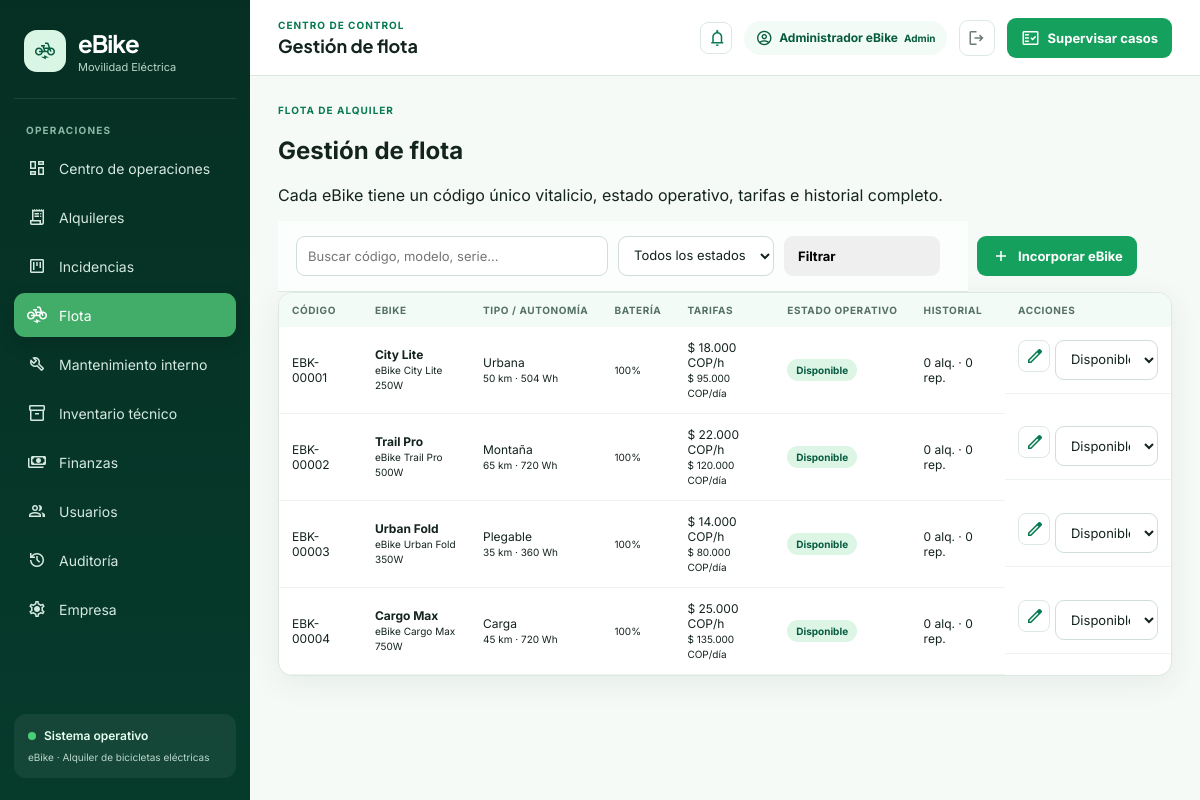
Page /bicicletas.php (signed in) on the committed database.
### tables this page shows
CREATE TABLE IF NOT EXISTS bicicletas (
    id_bicicleta INT AUTO_INCREMENT PRIMARY KEY,
    codigo VARCHAR(50) NOT NULL UNIQUE,
    modelo VARCHAR(120) NOT NULL,
    nombre VARCHAR(120) NULL,
    foto VARCHAR(255) NULL,
    descripcion TEXT NULL,
    caracteristicas TEXT NULL,
    autonomia_km INT NOT NULL DEFAULT 0,
    capacidad_bateria_wh INT NOT NULL DEFAULT 0,
    nivel_bateria TINYINT NOT NULL DEFAULT 100,
    precio_hora DECIMAL(10,2) NOT NULL DEFAULT 15000,
    precio_dia DECIMAL(10,2) NOT NULL DEFAULT 90000,
    estado_operativo ENUM('disponible','reservada','alquilada','en_mantenimiento','en_revision','fuera_de_servicio')
        NOT NULL DEFAULT 'disponible',
    fecha_incorporacion DATETIME NULL,
    marca VARCHAR(100) DEFAULT 'eBike',
    cliente VARCHAR(120) NULL,
    telefono_cliente VARCHAR(30) NULL,
    id_usuario INT NULL,
    tipo_bicicleta VARCHAR(80) DEFAULT 'Urbana',
    numero_serie VARCHAR(100) NULL,
    color VARCHAR(50) NULL,
    activa TINYINT(1) NOT NULL DEFAULT 1,
    creado_en DATETIME DEFAULT CURRENT_TIMESTAMP,
    FOREIGN KEY (id_usuario) REFERENCES usuarios(id) ON UPDATE CASCADE ON DELETE SET NULL,
    INDEX idx_bicicleta_codigo (codigo),
    INDEX idx_bicicletas_usuario (id_usuario),
    INDEX idx_bici_estado (estado_operativo)
);

### config/helpers.php (called while the page is built, shortened)
<?php
function e(mixed $value): string
{
    return htmlspecialchars((string)($value ?? ''), ENT_QUOTES, 'UTF-8');
}
function money(float|int|string|null $value): string
{
    return '$ ' . number_format((float)($value ?? 0), 0, ',', '.') . ' COP';
}
function status_class(string $status): string
{
    $s = mb_strtolower(trim($status));
    return match ($s) {
        'terminado', 'cerrado', 'finalizado', 'listo', 'pagado', 'confirmado', 'aprobado', 'disponible', 'success' => 'success',
        'en investigación', 'en investigacion', 'en mantenimiento', 'en pruebas', 'asignado', 'activo',
        'alquilada', 'reservada', 'en proceso', 'info' => 'info',
        'en espera', 'solicitud recibida', 'finalización solicitada', 'finalizacion solicitada',
        'pendiente', 'pendiente de revisión', 'pendiente de revision', 'requiere nueva revisión',
        'requiere nueva revision', 'stock bajo', 'warning' => 'warning',
        'cancelado', 'fuera de servicio', 'en revisión', 'en revision', 'inactiva', 'fallido', 'danger' => 'danger',
        default => 'neutral',
    };
}
function bike_state_label(string $state): string
{
    return BIKE_OPERATIVE_STATES[$state] ?? $state;
}
function current_user(): array
{
    return $_SESSION['ebike_user'] ?? [];
}
function is_logged_in(): bool
{
    return !empty($_SESSION['ebike_user']);
}
function is_admin(): bool
{
    return is_logged_in() && (current_user()['rol'] ?? '') === 'admin';
}

### bicicletas.php (the view, shortened to what this page needs)
<?php
require_once __DIR__ . '/config/helpers.php';
$pdo = db();
$q = trim((string)($_GET['q'] ?? ''));
$where = ['1=1']; $params = [];
$stmt = $pdo->prepare(
    "SELECT b.*,
            (SELECT COUNT(*) FROM alquileres a WHERE a.id_bicicleta=b.id_bicicleta) AS alquileres,
            (SELECT COUNT(*) FROM reportes_clientes r WHERE r.id_bicicleta=b.id_bicicleta) AS reportes
     FROM bicicletas b WHERE " . implode(' AND ', $where) . " ORDER BY b.codigo"
);
$stmt->execute($params); $bicis = $stmt->fetchAll();
include __DIR__ . '/partials/header.php';
?>
<section class="page-intro"><span class="eyebrow">FLOTA DE ALQUILER</span><h1>Gestión de flota</h1><p>Cada eBike tiene un código único vitalicio, estado operativo, tarifas e historial completo.</p></section>
<div class="toolbar">
    <form class="filters" method="get" action="bicicletas.php">
        <input class="input" type="search" name="q" value="<?= e($q) ?>" placeholder="Buscar código, modelo, serie…">
        <select class="input" name="estado"><option value="">Todos los estados</option>
        </select>
        <button class="btn btn-soft" type="submit">Filtrar</button>
    </form>
    <?php if (is_admin()): ?><button class="btn btn-primary" type="button" onclick="openModal('modalBici')"><span class="material-symbols-outlined">add</span>Incorporar eBike</button><?php endif; ?>
</div>
<div class="panel"><div class="table-wrap"><table class="table">
    <thead><tr><th>Código</th><th>eBike</th><th>Tipo / autonomía</th><th>Batería</th><th>Tarifas</th><th>Estado operativo</th><th>Historial</th><th>Acciones</th></tr></thead>
    <tbody>
    <?php foreach ($bicis as $b): ?>
        <tr>
            <td><span class="code-chip"><?= e($b['codigo']) ?></span></td>
            <td><strong><?= e($b['nombre'] ?: $b['modelo']) ?></strong><br><small><?= e($b['marca']) ?> <?= e($b['modelo']) ?></small></td>
            <td><?= e($b['tipo_bicicleta']) ?><br><small><?= (int)$b['autonomia_km'] ?> km · <?= (int)$b['capacidad_bateria_wh'] ?> Wh</small></td>
            <td><div class="battery-bar"><i style="width:<?= (int)$b['nivel_bateria'] ?>%"></i></div><small><?= (int)$b['nivel_bateria'] ?>%</small></td>
            <td><?= e(money($b['precio_hora'])) ?>/h<br><small><?= e(money($b['precio_dia'])) ?>/día</small></td>
            <td><span class="badge badge-<?= status_class($b['estado_operativo']) ?>"><?= e(bike_state_label($b['estado_operativo'])) ?></span></td>
            <td><a class="link" href="bicicletas.php?historial=<?= (int)$b['id_bicicleta'] ?>"><?= (int)$b['alquileres'] ?> alq. · <?= (int)$b['reportes'] ?> rep.</a></td>
            <td class="actions-cell">
                <?php if (is_admin()): ?>
                    <button class="icon-btn" type="button" onclick="editarBici(<?= (int)$b['id_bicicleta'] ?>)" title="Editar"><span class="material-symbols-outlined">edit</span></button>
                    <form method="post" action="api/bicicleta.php" class="inline-form"><?= csrf_field() ?>
                        <select class="input input-sm" name="estado_operativo" onchange="this.form.submit()">
                            <?php foreach (BIKE_OPERATIVE_STATES as $key => $label): ?>
                                <option value="<?= e($key) ?>" <?= $b['estado_operativo'] === $key ? 'selected' : '' ?>><?= e($label) ?></option>
                            <?php endforeach; ?>
                        </select>
                    </form>
                <?php else: ?><span class="small muted">Solo lectura</span><?php endif; ?>
            </td>
        </tr>
    <?php endforeach; ?>
    </tbody>
</table></div></div>
<?php include __DIR__ . '/partials/footer.php'; ?>

### assets/css/style.css (style rules this page uses)
:root { --green-900:#073b2a; --green-800:#075c40; --green-700:#087a50; --green:#16a05d; --green-500:#35b96f; --green-100:#dcf5e5; --green-50:#f2fbf5; --ink:#13231d; --muted:#66766f; --line:#dce8e1; --bg:#f6faf7; --white:#fff; --danger:#c73d3d; --danger-bg:#fdeaea; --warning:#9a6a00; --warning-bg:#fff4d2; --info:#126e9b; --info-bg:#e5f5ff; --shadow:0 8px 30px rgba(15,55,40,.07); }
* { box-sizing:border-box }
html { scroll-behavior:smooth }
body { margin:0;background:var(--bg);color:var(--ink);font-family:Inter,Arial,sans-serif }
a { text-decoration:none;color:inherit }
button,input,select,textarea { font:inherit }
.material-symbols-outlined { font-size:20px;vertical-align:middle }
.eyebrow { display:block;color:var(--green-700);font-size:10px;font-weight:700;letter-spacing:.1em;margin-bottom:3px }
.btn { border:0;border-radius:9px;padding:10px 14px;display:inline-flex;align-items:center;gap:7px;cursor:pointer;font-weight:700;font-size:13px }
.btn-primary { background:var(--green);color:#fff }
.panel { background:#fff;border:1px solid var(--line);border-radius:14px;box-shadow:var(--shadow);overflow:hidden }
.table-wrap { overflow:auto }
.table { width:100%;border-collapse:collapse;min-width:850px }
.table th { background:var(--green-50);color:#557065;text-align:left;font-size:10px;text-transform:uppercase;letter-spacing:.06em;padding:11px 13px;white-space:nowrap }
.table td { padding:13px;border-bottom:1px solid #edf3ef;font-size:12px;vertical-align:middle }
.badge { display:inline-flex;align-items:center;border-radius:999px;padding:5px 9px;font-size:10px;font-weight:700;white-space:nowrap }
.badge-success { background:var(--green-100);color:var(--green-800) }
.actions-cell { display:flex;gap:5px }
.icon-btn { width:32px;height:32px;border:1px solid var(--line);background:#fff;border-radius:8px;display:grid;place-items:center;color:var(--green-700);cursor:pointer }
.filters { padding:15px 18px;background:#fbfefc;border-bottom:1px solid var(--line);display:grid;grid-template-columns:2fr 1fr 1fr auto;gap:10px }
.input,.select,.textarea { width:100%;border:1px solid #cfded6;border-radius:9px;background:#fff;padding:10px 11px;color:var(--ink);outline:none;font-size:13px }
.toolbar { display:flex;flex-wrap:wrap;gap:9px;align-items:center }

### rows in the picture
bicicletas: codigo "EBK-00001", nombre "City Lite", marca "eBike", modelo "City Lite 250W", tipo_bicicleta "Urbana", autonomia_km "50", capacidad_bateria_wh "504", nivel_bateria "100", precio_hora "$ 18.000 COP", precio_dia "$ 95.000 COP", estado_operativo "Disponible", alquileres "0", reportes "0"
bicicletas: codigo "EBK-00002", nombre "Trail Pro", marca "eBike", modelo "Trail Pro 500W", tipo_bicicleta "Montaña", autonomia_km "65", capacidad_bateria_wh "720", nivel_bateria "100", precio_hora "$ 22.000 COP", precio_dia "$ 120.000 COP", estado_operativo "Disponible", alquileres "0", reportes "0"
bicicletas: codigo "EBK-00003", nombre "Urban Fold", marca "eBike", modelo "Urban Fold 350W", tipo_bicicleta "Plegable", autonomia_km "35", capacidad_bateria_wh "360", nivel_bateria "100", precio_hora "$ 14.000 COP", precio_dia "$ 80.000 COP", estado_operativo "Disponible", alquileres "0", reportes "0"
bicicletas: codigo "EBK-00004", nombre "Cargo Max", marca "eBike", modelo "Cargo Max 750W", tipo_bicicleta "Carga", autonomia_km "45", capacidad_bateria_wh "720", nivel_bateria "100", precio_hora "$ 25.000 COP", precio_dia "$ 135.000 COP", estado_operativo "Disponible", alquileres "0", reportes "0"

### other values in the picture
$label "Centro de operaciones"
$label "Alquileres"
$label "Incidencias"
$label "Flota"
$label "Mantenimiento interno"
$label "Inventario técnico"
$label "Finanzas"
$label "Usuarios"
$label "Auditoría"
$label "Empresa"
$pageTitle "Gestión de flota"
$user['nombre'] "Administrador eBike"
$user['rol'] "Admin"
